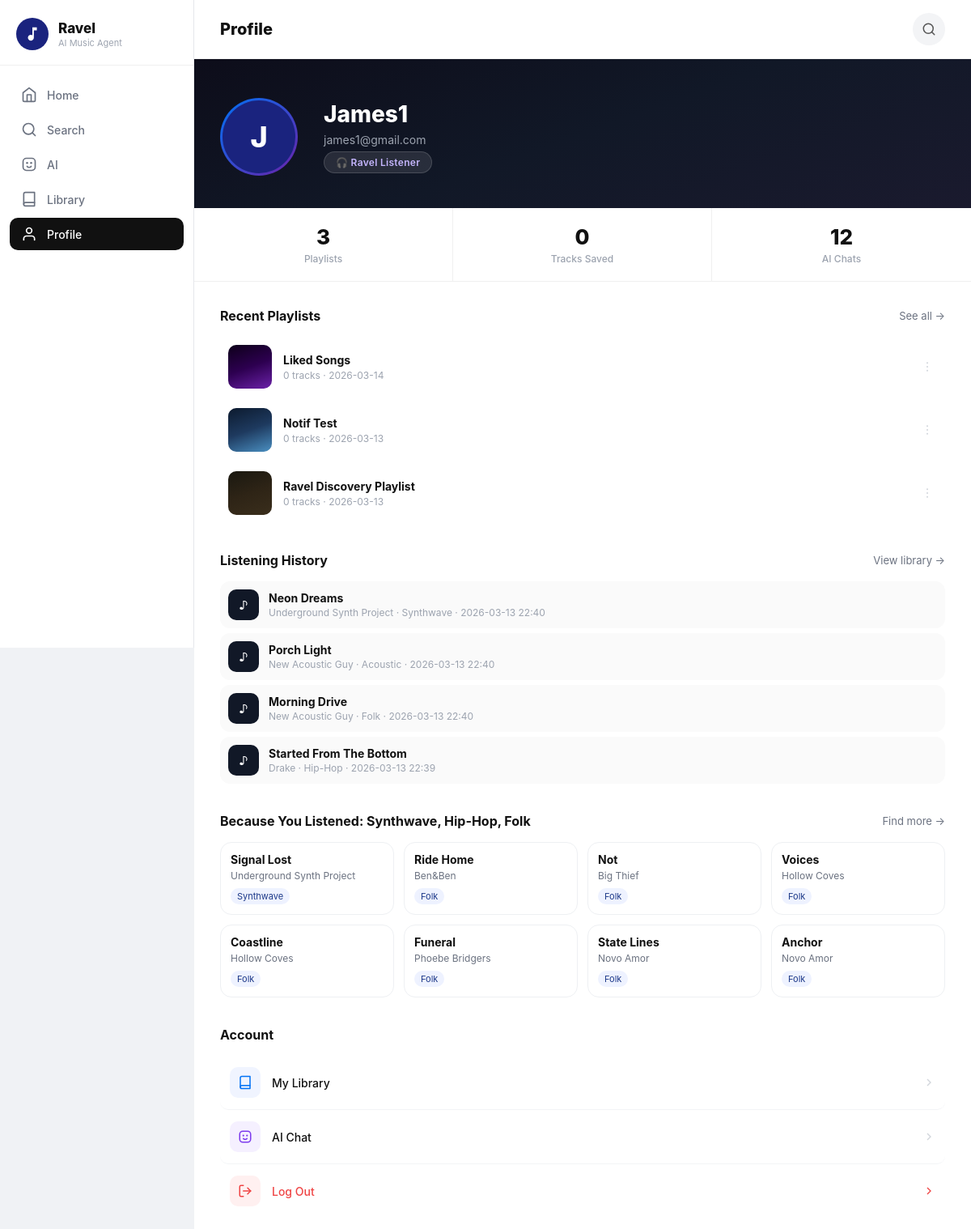
Screenshot of /profile (signed in) with the database file from the repository.
### tables this page shows
CREATE TABLE User (
        UserID INTEGER PRIMARY KEY AUTOINCREMENT,
        Email TEXT UNIQUE NOT NULL,
        Password TEXT NOT NULL,
        UserType TEXT
    );

CREATE TABLE Playlist (
        PlaylistID INTEGER PRIMARY KEY AUTOINCREMENT,
        UserID INTEGER,
        GeneratedTitle TEXT,
        DateCreated DATETIME DEFAULT CURRENT_TIMESTAMP,
        FOREIGN KEY (UserID) REFERENCES User(UserID)
    );

CREATE TABLE ListenHistory (
        HistoryID INTEGER PRIMARY KEY AUTOINCREMENT,
        UserID INTEGER,
        TrackID INTEGER,
        Genre TEXT,
        ListenedAt DATETIME DEFAULT CURRENT_TIMESTAMP,
        FOREIGN KEY (UserID) REFERENCES User(UserID),
        FOREIGN KEY (TrackID) REFERENCES Track(TrackID)
    );

CREATE TABLE Track (
        TrackID INTEGER PRIMARY KEY AUTOINCREMENT,
        ArtistID INTEGER,
        Title TEXT NOT NULL,
        Genre TEXT,
        PlayCount INTEGER,
        FOREIGN KEY (ArtistID) REFERENCES Artist(ArtistID)
    );

CREATE TABLE Artist (
        ArtistID INTEGER PRIMARY KEY AUTOINCREMENT,
        Name TEXT NOT NULL,
        StreamCount INTEGER,
        IsUnderrepresented BOOLEAN
    );

### app.py (the view, shortened to what this page needs)
@app.route('/profile')
def profile():
    if 'user_id' not in session:
        return redirect(url_for('login'))
    conn = get_db_connection()
    user = conn.execute('SELECT * FROM User WHERE UserID = ?', (session['user_id'],)).fetchone()
    playlists_data = conn.execute(
        'SELECT * FROM Playlist WHERE UserID = ? ORDER BY DateCreated DESC',
        (session['user_id'],)
    ).fetchall()
    ai_count = conn.execute(
        'SELECT COUNT(*) as cnt FROM AI_Interaction WHERE UserID = ?',
        (session['user_id'],)
    ).fetchone()['cnt']
    recent_listens_rows = conn.execute('''
        SELECT Track.TrackID as track_id, Track.Title as title, Track.Genre as genre,
               Artist.Name as artist, ListenHistory.ListenedAt as listened_at
        FROM ListenHistory
        JOIN Track ON ListenHistory.TrackID = Track.TrackID
        JOIN Artist ON Track.ArtistID = Artist.ArtistID
        WHERE ListenHistory.UserID = ?
        ORDER BY ListenHistory.ListenedAt DESC
        LIMIT 12
    ''', (session['user_id'],)).fetchall()
    top_genres_rows = conn.execute('''
        SELECT Genre, COUNT(*) as cnt
        FROM ListenHistory
        WHERE UserID = ? AND Genre != ''
        GROUP BY Genre
        ORDER BY cnt DESC
        LIMIT 3
    ''', (session['user_id'],)).fetchall()
    top_genres = [r['Genre'] for r in top_genres_rows]
    suggestions_rows = []
    if top_genres:
        genre_placeholders = ','.join('?' * len(top_genres))
        recent_ids = [r['track_id'] for r in recent_listens_rows[:20]]
        id_placeholders = ','.join('?' * len(recent_ids)) if recent_ids else '0'
        query_params = top_genres + recent_ids + [8] if recent_ids else top_genres + [8]
        suggestions_rows = conn.execute(f'''
            SELECT Track.TrackID as track_id, Track.Title as title, Track.Genre as genre,
                   Artist.Name as artist, Artist.IsUnderrepresented as underrep,
                   Artist.StreamCount as stream_count
            FROM Track
            JOIN Artist ON Track.ArtistID = Artist.ArtistID
            WHERE Track.Genre IN ({genre_placeholders})
              AND Track.TrackID NOT IN ({id_placeholders})
            ORDER BY Artist.IsUnderrepresented DESC, Artist.StreamCount ASC, Track.PlayCount ASC
            LIMIT ?
        ''', query_params).fetchall()
    playlists = []
    total_tracks = 0
    for p in playlists_data:
        tracks = conn.execute('''
            SELECT Track.Title, Artist.Name
            FROM Contains
            JOIN Track ON Contains.TrackID = Track.TrackID
            JOIN Artist ON Track.ArtistID = Artist.ArtistID
            WHERE Contains.PlaylistID = ?
        ''', (p['PlaylistID'],)).fetchall()
        total_tracks += len(tracks)
        playlists.append({
            'title': p['GeneratedTitle'],
            'date': p['DateCreated'][:10] if p['DateCreated'] else '',
            'track_count': len(tracks)
        })
    notifications = build_user_notifications(conn, session['user_id'])
    conn.close()
    username = user['Email'].split('@')[0].capitalize() if user else 'User'
    email = user['Email'] if user else ''
    user_type = user['UserType'] if user else 'Listener'
    return render_template('profile.html',
        username=username,
        email=email,
        playlist_count=len(playlists),
        total_tracks=total_tracks,
        ai_count=ai_count,
        playlists=playlists,
        user_type=user_type,
        recent_listens=[dict(r) for r in recent_listens_rows],
        suggestions=[dict(r) for r in suggestions_rows],
        top_genres=top_genres,
        notifications=notifications
    )

### app.py (called while the page is built)
def get_db_connection():
    conn = sqlite3.connect('ravel_database.db')
    conn.row_factory = sqlite3.Row
    return conn

def _fmt_relative_time(ts):
    if not ts:
        return 'Recently'
    try:
        dt = datetime.strptime(ts[:19], '%Y-%m-%d %H:%M:%S')
        delta = datetime.now() - dt
        secs = max(int(delta.total_seconds()), 0)
        if secs < 60:
            return 'Just now'
        if secs < 3600:
            return f'{secs // 60} min ago'
        if secs < 86400:
            return f'{secs // 3600} hr ago'
        if secs < 604800:
            return f'{secs // 86400} day ago' if secs < 172800 else f'{secs // 86400} days ago'
        return dt.strftime('%b %d')
    except Exception:
        return 'Recently'

def build_user_notifications(conn, user_id):
    rows = conn.execute('''
        SELECT NotificationID, Message, IsRead, CreatedAt
        FROM Notification
        WHERE UserID = ?
        ORDER BY CreatedAt DESC, NotificationID DESC
        LIMIT 5
    ''', (user_id,)).fetchall()
    return [
        {
            'id': row['NotificationID'],
            'text': row['Message'],
            'time': _fmt_relative_time(row['CreatedAt']),
            'read': bool(row['IsRead'])
        }
        for row in rows
    ]

### templates/profile.html (shortened to what this page needs)
﻿<!DOCTYPE html>
<html lang="en">
<head>
</head>
<body>
<div class="sidebar">
    <div class="sidebar-logo">
        <div class="logo-circle">
            <svg width="22" height="22" viewBox="0 0 24 24" fill="white"><path d="M12 3v10.55c-.59-.34-1.27-.55-2-.55-2.21 0-4 1.79-4 4s1.79 4 4 4 4-1.79 4-4V7h4V3h-6z"/></svg>
        </div>
        <div class="sidebar-brand"><h2>Ravel</h2><p>AI Music Agent</p></div>
    </div>
    <nav class="sidebar-nav">
        <a href="/dashboard" class="nav-link">
            <svg viewBox="0 0 24 24" fill="none" stroke="currentColor" stroke-width="2" stroke-linecap="round" stroke-linejoin="round"><path d="M3 9l9-7 9 7v11a2 2 0 0 1-2 2H5a2 2 0 0 1-2-2z"/><polyline points="9 22 9 12 15 12 15 22"/></svg>Home
        </a>
        <a href="/search" class="nav-link">
            <svg viewBox="0 0 24 24" fill="none" stroke="currentColor" stroke-width="2" stroke-linecap="round" stroke-linejoin="round"><circle cx="11" cy="11" r="8"/><line x1="21" y1="21" x2="16.65" y2="16.65"/></svg>Search
        </a>
        <a href="/ai" class="nav-link">
            AI
        </a>
        <a href="/library" class="nav-link">
            <svg viewBox="0 0 24 24" fill="none" stroke="currentColor" stroke-width="2" stroke-linecap="round" stroke-linejoin="round"><path d="M4 19.5A2.5 2.5 0 0 1 6.5 17H20"/><path d="M6.5 2H20v20H6.5A2.5 2.5 0 0 1 4 19.5v-15A2.5 2.5 0 0 1 6.5 2z"/></svg>Library
        </a>
        <a href="/profile" class="nav-link active">
            <svg viewBox="0 0 24 24" fill="none" stroke="currentColor" stroke-width="2" stroke-linecap="round" stroke-linejoin="round"><path d="M20 21v-2a4 4 0 0 0-4-4H8a4 4 0 0 0-4 4v2"/><circle cx="12" cy="7" r="4"/></svg>Profile
        </a>
    </nav>
</div>
<div class="main-content">
    <div class="top-bar">
        <span class="top-bar-title">Profile</span>
        <div class="top-bar-right">
            <button class="icon-btn" onclick="window.location.href='/search'" aria-label="Search">
                <svg width="18" height="18" viewBox="0 0 24 24" fill="none" stroke="#555" stroke-width="2" stroke-linecap="round" stroke-linejoin="round"><circle cx="11" cy="11" r="8"/><line x1="21" y1="21" x2="16.65" y2="16.65"/></svg>
            </button>
        </div>
    </div>
    <div class="hero">
        <div class="avatar-ring">
            <div class="avatar-inner">{{ username[0] | upper }}</div>
        </div>
        <div class="hero-info">
            <div class="hero-name">{{ username }}</div>
            <div class="hero-email">{{ email }}</div>
            <div class="hero-badge">{% if user_type == 'Musician' %}🎸 Musician{% else %}🎧 Ravel Listener{% endif %}</div>
        </div>
    </div>
    <div class="stats-row">
        <div class="stat-cell"><span class="stat-value">{{ playlist_count }}</span><span class="stat-label">Playlists</span></div>
        <div class="stat-cell"><span class="stat-value">{{ total_tracks }}</span><span class="stat-label">Tracks Saved</span></div>
        <div class="stat-cell"><span class="stat-value">{{ ai_count }}</span><span class="stat-label">AI Chats</span></div>
    </div>
    <div class="content-area">
        <div class="section">
            <div class="section-header">
                <span class="section-title">Recent Playlists</span>
                <a class="see-all" href="/library">See all &rarr;</a>
            </div>
            {% if playlists %}
            <div class="playlist-list">
                {% for pl in playlists[:4] %}
                <div class="playlist-row" onclick="window.location.href='/library'">
                    <div class="pl-thumb" style="background:linear-gradient(160deg,
                        {% if loop.index % 5 == 1 %}#0d0019 0%,#2d0050 50%,#6b21a8 100%
                        {% elif loop.index % 5 == 2 %}#0c1a2e 0%,#1e3a5f 50%,#4a8fc1 100%
                        {% elif loop.index % 5 == 3 %}#1a1810 0%,#2e2416 50%,#3a2e1c 100%
                        {% elif loop.index % 5 == 4 %}#0f0f0f 0%,#1c1c1c 50%,#2a2219 100%
                        {% else %}#1a1a2e 0%,#16213e 50%,#0f3460 100%{% endif %});"></div>
                    <div class="pl-info">
                        <div class="pl-title">{{ pl.title }}</div>
                        <div class="pl-meta">{{ pl.track_count }} tracks &middot; {{ pl.date }}</div>
                    </div>
                    <button class="pl-more" aria-label="More">
                        <svg width="16" height="16" viewBox="0 0 24 24" fill="currentColor"><circle cx="12" cy="5" r="1.5"/><circle cx="12" cy="12" r="1.5"/><circle cx="12" cy="19" r="1.5"/></svg>
                    </button>
                </div>
                {% endfor %}
            </div>
            {% endif %}
        </div>
        <div class="section">
            <div class="section-header">
                <span class="section-title">Listening History</span>
                <a class="see-all" href="/library">View library &rarr;</a>
            </div>
            {% if recent_listens %}
            <div class="history-list">
                {% for item in recent_listens[:8] %}
                <div class="history-row">
                    <div class="history-dot">♪</div>
                    <div class="history-info">
                        <div class="history-title">{{ item.title }}</div>
                        <div class="history-meta">{{ item.artist }} &middot; {{ item.genre or 'Unknown genre' }} &middot; {{ item.listened_at[:16] if item.listened_at else '' }}</div>
                    </div>
                </div>
                {% endfor %}
            </div>
            {% else %}
            <div class="empty-playlists">No listening history yet. Play tracks from Search, AI, or Library to build your profile.</div>
            {% endif %}
        </div>
        <div class="section">
            <div class="section-header">
                <span class="section-title">Because You Listened{% if top_genres %}: {{ top_genres | join(', ') }}{% endif %}</span>
                <a class="see-all" href="/search">Find more &rarr;</a>
            </div>
            {% if suggestions %}
            <div class="sugg-grid">
                {% for s in suggestions[:8] %}
                <div class="sugg-card js-sugg-card" data-track-id="{{ s.track_id }}" data-title="{{ s.title | e }}" data-artist="{{ s.artist | e }}" data-genre="{{ (s.genre or '') | e }}">
                    <div class="sugg-title">{{ s.title }}</div>
                    <div class="sugg-meta">{{ s.artist }}</div>
                    <span class="genre-chip">{{ s.genre or 'Unknown' }}</span>
                </div>
                {% endfor %}
            </div>
            {% else %}
            <div class="empty-playlists">No track suggestions yet. Start listening to get personalized recommendations.</div>
            {% endif %}
        </div>
        <div class="section">
            <div class="section-header"><span class="section-title">Account</span></div>
            <div class="actions-list">
                <div class="action-row" onclick="window.location.href='/library'">
                    <div class="action-icon" style="background:#f0f4ff;">
                        <svg width="18" height="18" viewBox="0 0 24 24" fill="none" stroke="#0072f5" stroke-width="2" stroke-linecap="round" stroke-linejoin="round"><path d="M4 19.5A2.5 2.5 0 0 1 6.5 17H20"/><path d="M6.5 2H20v20H6.5A2.5 2.5 0 0 1 4 19.5v-15A2.5 2.5 0 0 1 6.5 2z"/></svg>
                    </div>
                    <span class="action-label">My Library</span>
                    <svg class="action-chevron" width="16" height="16" viewBox="0 0 24 24" fill="none" stroke="currentColor" stroke-width="2"><polyline points="9 18 15 12 9 6"/></svg>
                </div>
                <div class="action-row" onclick="window.location.href='/ai'">
                    <div class="action-icon" style="background:#f5f0ff;">
                    </div>
                    <span class="action-label">AI Chat</span>
                    <svg class="action-chevron" width="16" height="16" viewBox="0 0 24 24" fill="none" stroke="currentColor" stroke-width="2"><polyline points="9 18 15 12 9 6"/></svg>
                </div>
                <div class="action-row" onclick="window.location.href='/logout'">
                    <div class="action-icon" style="background:#fff0f0;">
                        <svg width="18" height="18" viewBox="0 0 24 24" fill="none" stroke="#ef4444" stroke-width="2" stroke-linecap="round" stroke-linejoin="round"><path d="M9 21H5a2 2 0 0 1-2-2V5a2 2 0 0 1 2-2h4"/><polyline points="16 17 21 12 16 7"/><line x1="21" y1="12" x2="9" y2="12"/></svg>
                    </div>
                    <span class="action-label danger">Log Out</span>
                    <svg class="action-chevron" width="16" height="16" viewBox="0 0 24 24" fill="none" stroke="#ef4444" stroke-width="2"><polyline points="9 18 15 12 9 6"/></svg>
                </div>
            </div>
        </div>
    </div>
</div>
</body>
</html>

### rows the page displays
User: Password "James1", Email "james1@gmail.com"
Playlist: title "Liked Songs", track_count "0", date "2026-03-14"
Playlist: title "Notif Test", track_count "0", date "2026-03-13"
Playlist: title "Ravel Discovery Playlist", track_count "0", date "2026-03-13"
ListenHistory: title "Neon Dreams", artist "Underground Synth Project", Genre "Synthwave", ListenedAt "2026-03-13 22:40"
ListenHistory: title "Porch Light", artist "New Acoustic Guy", Genre "Acoustic", ListenedAt "2026-03-13 22:40"
ListenHistory: title "Morning Drive", artist "New Acoustic Guy", Genre "Folk", ListenedAt "2026-03-13 22:40"
ListenHistory: title "Started From The Bottom", artist "Drake", Genre "Hip-Hop", ListenedAt "2026-03-13 22:39"
Track: title "Signal Lost", artist "Underground Synth Project", Genre "Synthwave"
Track: title "Ride Home", artist "Ben&Ben", Genre "Folk"
Track: title "Not", artist "Big Thief", Genre "Folk"
Track: title "Voices", artist "Hollow Coves", Genre "Folk"
Track: title "Coastline", artist "Hollow Coves", Genre "Folk"
Track: title "Funeral", artist "Phoebe Bridgers", Genre "Folk"
Track: title "State Lines", artist "Novo Amor", Genre "Folk"
Track: title "Anchor", artist "Novo Amor", Genre "Folk"

### other values shown
{{ username[0] | upper }} "J"
{{ playlist_count }} "3"
{{ total_tracks }} "0"
{{ ai_count }} "12"
{{ top_genres | join(', ') }} "Synthwave, Hip-Hop, Folk"
